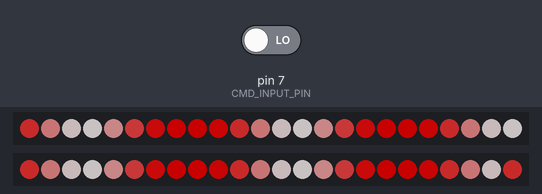
Simulated run of this sketch. Board: Arduino Uno, built with avr-gcc and run on an emulated ATmega328P. Shown: 2 × 24 RGB LEDs in strip order, left to right. Inputs (shaded band) come from the test bench; at power-on: pin 7 (CMD_INPUT_PIN) LOW. Dim RGB values are drawn brighter than linear; random numbers use the default seed unless the sketch sets one.

Above: at 0.11 s.
At 5.06 s:
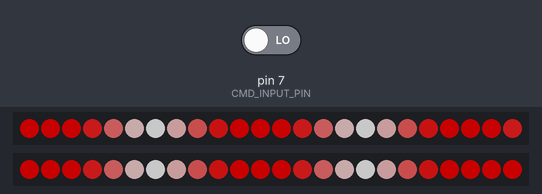
At 10.22 s:
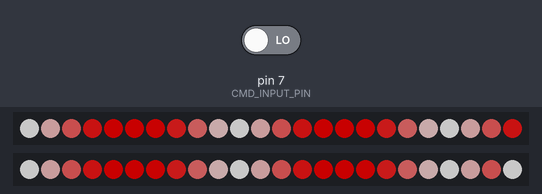
At 19.91 s:
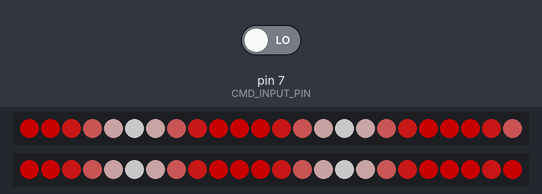
At 29.81 s:
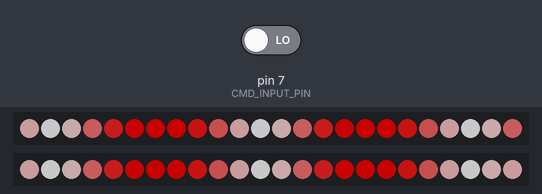
At 39.91 s:
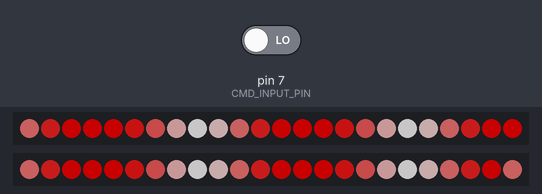

The sketch:

LEDStrips.ino
```cpp
#include <FastLED.h>

//Constants related to hardware setup
#define NUM_LEDS   24
#define LED_PIN_LEFT     2
#define LED_PIN_RIGHT    3
#define CMD_INPUT_PIN    7

// Overall brigness control
#define BRIGHTNESS 100
// Desired FPS for the strip
#define FRAMES_PER_SECOND 120

const long pulseLengthGreenBlink = -350;  //pulse length in microseconds to command green blink
const long pulseLengthGreenSolid = 350; //pulse length in microseconds to command green solid
const long pulseLengthTolerance = 100; //command pulse length tolerance

//Buffer containing the desired color of each LED
CRGB led_left[NUM_LEDS];
CRGB led_right[NUM_LEDS - 1];
int pulseLen_us;

/**
 * One-time Init, at startup
 */
void setup()
{
  FastLED.setBrightness(BRIGHTNESS);
  FastLED.addLeds<NEOPIXEL, LED_PIN_LEFT>(led_left, NUM_LEDS);
  FastLED.addLeds<NEOPIXEL, LED_PIN_RIGHT>(led_right, NUM_LEDS);

  //Set up a debug serial port
  Serial.begin(115200);

  //Configure the roboRIO communication pin to recieve data
  pinMode(CMD_INPUT_PIN, INPUT);

  FastLED.show(); //Ensure we get one LED update in prior to periodic - should blank out all LED's
}
/**
 * Periodic call. Will be called again and again.
 */
void loop()
{
  // do some periodic updates
  EVERY_N_MILLISECONDS(200)
  {
    pulseLen_us = pulseIn(CMD_INPUT_PIN, HIGH, 50000);
  }

  //Decode command PWM and display commanded image - default is team number + logo
  if(pulseLen_us <= (pulseLengthGreenBlink + pulseLengthTolerance) && pulseLen_us >= (pulseLengthGreenBlink - pulseLengthTolerance)){
    Green_Alert();
  } else if(pulseLen_us <= (pulseLengthGreenSolid + pulseLengthTolerance) && pulseLen_us >= (pulseLengthGreenSolid - pulseLengthTolerance)){
    Green_Solid();
  } else {
    CasseroleColorStripeChase_update();
  }

  // send the 'leds' array out to the actual LED strip
  FastLED.show();
  // insert a delay to keep the framerate modest
  FastLED.delay(1000 / FRAMES_PER_SECOND);
}

//**************************************************************
// Pattern: Casserole Color Stripes
//**************************************************************
#define STRIPE_WIDTH_PIXELS 5.0
#define STRIPE_SPEED_PIXELS_PER_LOOP 0.005
void CasseroleColorStripeChase_update()
{
  static double zeroPos = 0;
  zeroPos += STRIPE_SPEED_PIXELS_PER_LOOP;
  for (int i = 0; i < NUM_LEDS; i++)
  {

    //Create a "bumpy" waveform that shifts down the strip over time
    //Output range shoudl be [0,1]
    double pctDownStrip = (double)i / NUM_LEDS;
    double numCyclesOnStrip = (double)NUM_LEDS / (double)STRIPE_WIDTH_PIXELS / 2.0;
    double colorBump = sin(2 * PI * numCyclesOnStrip * (pctDownStrip - zeroPos)) * 0.5 + 0.5;

    //Square the value so that the edge is sharper.
    colorBump *= colorBump;

    //Scale to LED units
    colorBump *= 255;

    //Set the pixel color
    setPixel(i, 255,          //Red
             (int)colorBump,  //Green
             (int)colorBump); //Blue
  }
  for (int i = 0; i < NUM_LEDS; i++)
  {

    //Create a "bumpy" waveform that shifts down the strip over time
    //Output range shoudl be [0,1]
    double pctDownStrip = (double)i / NUM_LEDS;
    double numCyclesOnStrip = (double)NUM_LEDS / (double)STRIPE_WIDTH_PIXELS / 2.0;
    double colorBump = sin(2 * PI * numCyclesOnStrip * (pctDownStrip - zeroPos)) * 0.5 + 0.5;

    //Square the value so that the edge is sharper.
    colorBump *= colorBump;

    //Scale to LED units
    colorBump *= 255;

    //Set the pixel color
    setPixel(i, 255,          //Red
             (int)colorBump,  //Green
             (int)colorBump); //Blue
  }
}

//**************************************************************
// Pattern: Solid Color Sparkle
//**************************************************************
#define CYCLE_FREQ_LOOPS
void ColorSparkle_update(int red, int grn, int blu)
{
  for (int i = 0; i < NUM_LEDS; i++)
  {

    //Set all LED's to the input color, but
    //Randomly set an LED to white.
    if (random(0, NUM_LEDS) <= 0.15)
    {
      //shiny!
      setPixel(i, 255,    //Red
               (int)255,  //Green
               (int)255); //Blue
    }
    else
    {
      //Normal Color
      setPixel(i, red,    //Red
               (int)grn,  //Green
               (int)blu); //Blue
    }
  }
}

//**************************************************************
// Pattern:Green Alert
//**************************************************************
void Green_Alert(){
  static double g = 0;
  static int greenmode = 0;
  static boolean greenFade;

  if(g<=0){
    greenFade = true;
    greenmode++;
    if(greenmode == 2){
      greenmode = 0;
    }
    g = 0.1;
  }
  else if(254.0<=g){
    greenFade = false;
    g = 254.0;
  }

  if (greenFade==true){
    g+=40.0;
  }
  else if(greenFade==false){
    g-=40.0;
  }

  for (int i = 0; i < NUM_LEDS; i++){
    led_left[i] = CRGB(0,0,g);
    if(i < 23){
      led_right[i] = CRGB(0,0,g);
    }
  }
}

//**************************************************************
// Pattern:Green Solid
//**************************************************************
void Green_Solid(){
  for (int i = 0; i < NUM_LEDS; i++){
    led_left[i] = CRGB(0,0,255);
    if(i < 23){
      led_right[i] = CRGB(0,0,255);
    }
  }
}

//**************************************************************
// Utilities
//**************************************************************
void setPixel(int Pixel, byte red, byte green, byte blue)
{
  // FastLED
  led_left[Pixel].r = red;
  led_left[Pixel].b = green;
  led_left[Pixel].g = blue; //our strips are rbg thbbbttt

  if(Pixel < 23){
    led_right[Pixel].r = red;
    led_right[Pixel].b = green;
    led_right[Pixel].g = blue; //our strips are rbg thbbbttt
  }
}
```
